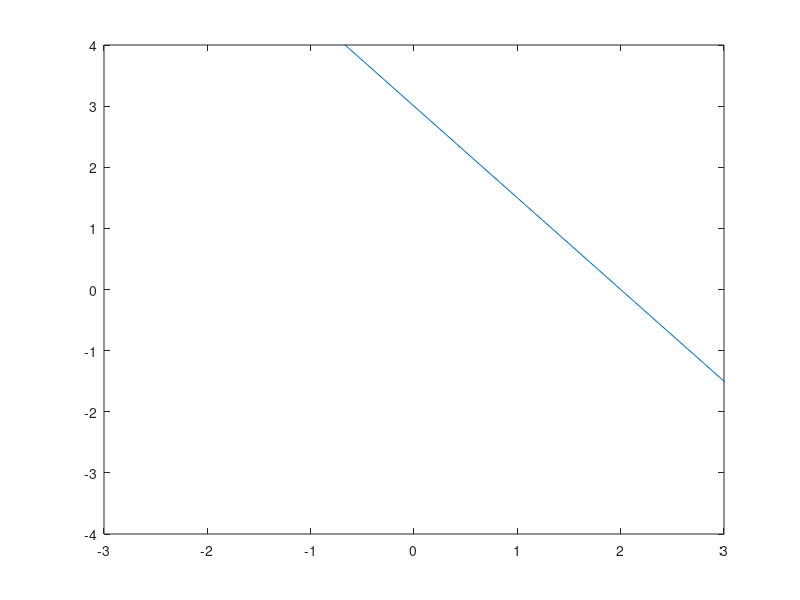

Reproduce this figure in MATLAB. (Note: this script raises an error after producing the figure.)
x = -5 : 5
m = -3/2;
b = 3;
y = m*x + b

close all
figure

plot(x, y)

%configTwoDAxis()
xmin = -3
xmax = 3
ymin = -4
ymax = 4
set(gca,'ylim',[ymin ymax],'xlim',[xmin xmax],'xtick',xmin:xmax,'ytick',ymin:ymax)
opt.fontname = 'helvetica';
opt.fontsize = 8;

centeraxes(gca,opt);